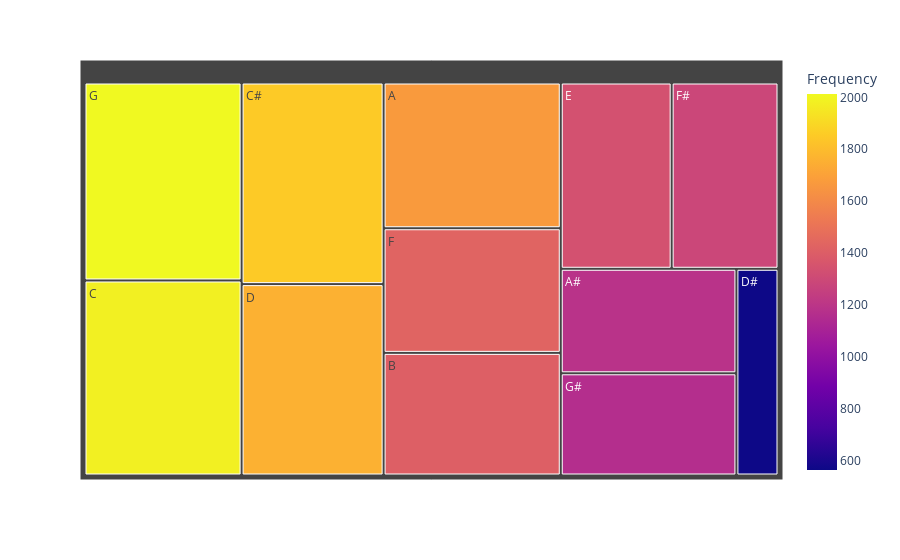

The notebook cell this image was saved under:
### Code cell
px.treemap(data_frame=freqKey, path=['Key'], values='Frequency', color='Frequency')

### Figure 1 — Plotly figure (JSON) as saved in the notebook; plotly's stock layout.template omitted (floating-point values rounded to 4 significant figures)
{"data": [{"branchvalues": "total", "customdata": [[1671], [1188], [1406], [1983], [1853], [1759], [563], [1337], [1429], [1288], [2013], [1162]], "domain": {"x": [0, 1], "y": [0, 1]}, "hovertemplate": "labels=%{label}<br>Frequency_sum=%{value}<br>parent=%{parent}<br>id=%{id}<br>Frequency=%{color}<extra></extra>", "ids": ["A", "A#", "B", "C", "C#", "D", "D#", "E", "F", "F#", "G", "G#"], "labels": ["A", "A#", "B", "C", "C#", "D", "D#", "E", "F", "F#", "G", "G#"], "marker": {"coloraxis": "coloraxis", "colors": [1671, 1188, 1406, 1983, 1853, 1759, 563, 1337, 1429, 1288, 2013, 1162]}, "name": "", "parents": ["", "", "", "", "", "", "", "", "", "", "", ""], "type": "treemap", "values": [1671, 1188, 1406, 1983, 1853, 1759, 563, 1337, 1429, 1288, 2013, 1162]}], "layout": {"coloraxis": {"colorbar": {"title": {"text": "Frequency"}}, "colorscale": [[0, "#0d0887"], [0.1111, "#46039f"], [0.2222, "#7201a8"], [0.3333, "#9c179e"], [0.4444, "#bd3786"], [0.5556, "#d8576b"], [0.6667, "#ed7953"], [0.7778, "#fb9f3a"], [0.8889, "#fdca26"], [1, "#f0f921"]]}, "legend": {"tracegroupgap": 0}, "margin": {"t": 60}}}
